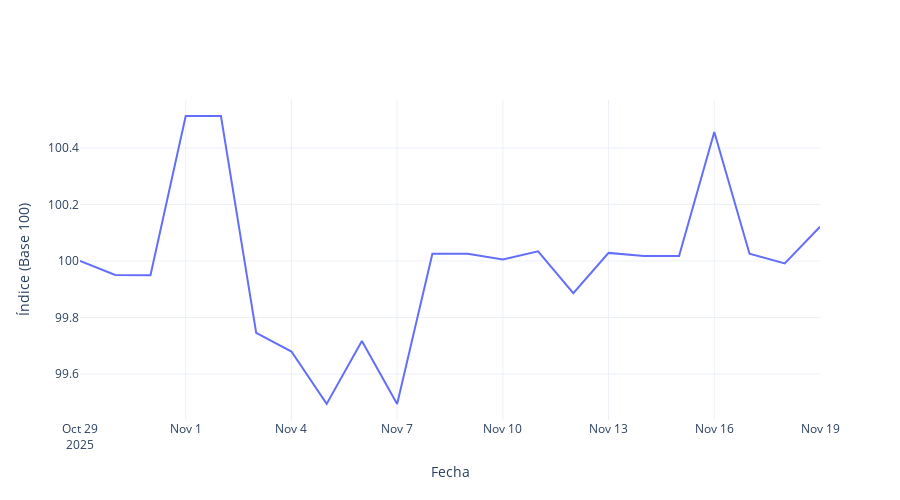

Notebook code for this chart:
### Code cell
df_salud = pd.read_excel(ipc_file)

# Asegurarse de que 'VALOR' esté en formato numérico
df_salud["VALOR"] = pd.to_numeric(df_salud["VALOR"], errors="coerce")

# Asumir que las categorías son las mismas
categorias = df_salud["CATEGORIA"].unique().tolist()

# Pesos manuales proporcionados
pesos_manual = [
    0.016, 0.159, 0.137, 0.107, 0.065, 0.182, 0.058, 0.085, 0.024, 0.237
]

# NORMALIZACIÓN 
# Asumir que w_salud es un valor ya definido o calculado
w_salud = 1  # Definir w_salud de acuerdo a lo que corresponda

suma_original = sum(pesos_manual)
factor = w_salud / suma_original
pesos_norm = [p * factor for p in pesos_manual]

# print("\nSuma original:", suma_original)
# print("Suma normalizada:", sum(pesos_norm))

# Crear dataframe de pesos
df_pesos = pd.DataFrame({
    "CATEGORIA": categorias,
    "PESO": pesos_manual,
    "PESO_NORMALIZADO": pesos_norm
})


# Convertir los pesos normalizados a una matriz NumPy
w = np.array(pesos_norm)

# Función de ponderación geométrica
def geom_pond(x, w):
    x = np.array(x)
    return np.exp(np.sum(w * np.log(x)) / np.sum(w))

# Crear el diccionario de IPC por fecha
ipc_salud = {}

# Asegurarse de que 'FECHA' sea una columna válida en df_salud, y ordenarla por fecha
for fecha in df_salud["FECHA"].unique(): 
    # Filtramos los datos para esa fecha y agrupamos por 'CATEGORIA'
    valores = df_salud[df_salud["FECHA"] == fecha]["VALOR"].values
    ipc_salud[fecha] = geom_pond(valores, w)  # Usamos los valores de la columna 'VALOR'

# Convertir a una serie final ordenada por fecha
ipc_salud = pd.Series(ipc_salud)
ipc_salud.index = pd.to_datetime(ipc_salud.index)
ipc_salud = ipc_salud.sort_index()

#######################################################################
# Convertir ipc_salud a DataFrame para concatenarlo con df_salud
df_ipc_salud = ipc_salud.reset_index()
df_ipc_salud.columns = ["FECHA", "VALOR"]

# Agregar un identificador de categoría general para el IPC
df_ipc_salud["CATEGORIA"] = "Índice Salud"

# Concatenar los datos originales con la fila calculada para IPC
df_salud = pd.concat([df_salud, df_ipc_salud], ignore_index=True)

df_salud

import plotly.graph_objects as go

# Crear el gráfico
fig = go.Figure()

# Línea principal del IPC de salud
fig.add_trace(go.Scatter(
    x=ipc_salud.index,  # Fechas del IPC calculado
    y=ipc_salud.values,  # Valores del IPC
    mode="lines",
    name="Índice (Base 100)",  # Nombre de la línea
    line=dict(width=2)  # Configuración del ancho de la línea
))

# Configuración de la visualización
fig.update_layout(
    title=None,  # Título del gráfico (opcional)
    xaxis_title="Fecha",  # Título del eje x
    yaxis_title="Índice (Base 100)",  # Título del eje y
    template="plotly_white",  # Estilo de fondo del gráfico
    hovermode="x unified",  # Modo de visualización de información al pasar el mouse
    width=900,  # Ancho del gráfico
    height=500  # Altura del gráfico
)

# Mostrar el gráfico
fig.show()

# Guardar la imagen del gráfico como un archivo PDF
fig.write_image("results/indice_salud.pdf")

### Figure 1 — Plotly figure (JSON) as saved in the notebook; plotly's stock layout.template omitted (floating-point values rounded to 4 significant figures)
{"data": [{"line": {"width": 2}, "mode": "lines", "name": "Índice (Base 100)", "type": "scatter", "x": ["2025-10-29T00:00:00", "2025-10-30T00:00:00", "2025-10-31T00:00:00", "2025-11-01T00:00:00", "2025-11-02T00:00:00", "2025-11-03T00:00:00", "2025-11-04T00:00:00", "2025-11-05T00:00:00", "2025-11-06T00:00:00", "2025-11-07T00:00:00", "2025-11-08T00:00:00", "2025-11-09T00:00:00", "2025-11-10T00:00:00", "2025-11-11T00:00:00", "2025-11-12T00:00:00", "2025-11-13T00:00:00", "2025-11-14T00:00:00", "2025-11-15T00:00:00", "2025-11-16T00:00:00", "2025-11-17T00:00:00", "2025-11-18T00:00:00", "2025-11-19T00:00:00"], "y": [100.0, 99.95, 99.95, 100.5, 100.5, 99.75, 99.68, 99.49, 99.72, 99.49, 100.0, 100.0, 100.0, 100.0, 99.89, 100.0, 100.0, 100.0, 100.5, 100.0, 99.99, 100.1]}], "layout": {"height": 500, "hovermode": "x unified", "title": {}, "width": 900, "xaxis": {"title": {"text": "Fecha"}}, "yaxis": {"title": {"text": "Índice (Base 100)"}}}}
